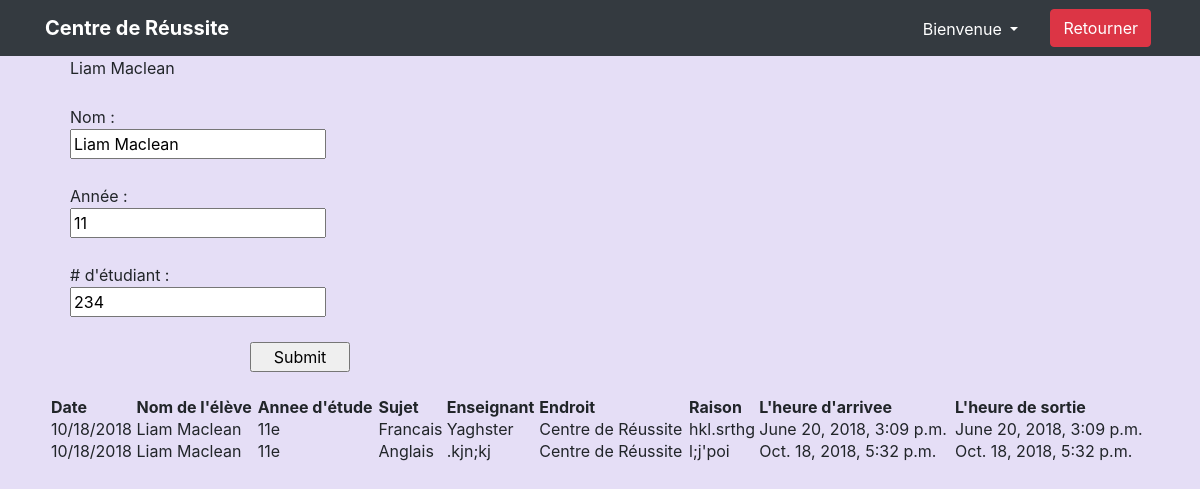
/panel/15/, run on the app's committed database.
### Home/models.py (models this page shows)
class Kid(models.Model):
	kid_name = models.CharField(max_length=40, default='None')
	kid_grade = models.IntegerField(default=7)
	kid_student_id = models.CharField(max_length=40, default='')
	time_entered = models.DateTimeField(auto_now=True)
	kid_signed_in = models.BooleanField(default=False)
	subject = models.CharField(max_length=40, default='None')
	place = models.CharField(max_length=40, default='None')
	reason = models.CharField(max_length=40, default='None')
	teacher_name = models.CharField(max_length=40, default='None')
	kid_field_names = ['kid_name', 'kid_grade', 'kid_student_id']

class SignIn(models.Model):
	kid_name = models.CharField(max_length=40, default='None')
	kid_grade = models.IntegerField(default=7)
	kid_id =  models.IntegerField(default=7)
	teacher_name = models.CharField(max_length=40, default='None')
	time_entered = models.DateTimeField(auto_now=True)
	time_left = models.DateTimeField(auto_now=True)
	currently_signed_in = models.BooleanField(default=True)
	subject = models.CharField(max_length=40, default='None')
	place = models.CharField(max_length=40, default='None')
	reason = models.CharField(max_length=40, default='None')

### adminpanel/views.py (the view, shortened to what this page needs)
# urls.py: url(r'panel/(?P<kid_id>[0-9]+)/$', views.details, name='detail'),
def details(request, kid_id):
	kid = get_object_or_404(Kid, id=kid_id)
	print([x.kid_id for x in SignIn.objects.all()])
	print(kid.id)
	print([x for x in SignIn.objects.all() if x.kid_id == kid.id])
	return render(request, 'adminpanel/details.html', {'kid' : kid,
		'sign_ins' : [x for x in SignIn.objects.all() if x.kid_id == kid.id]})

### adminpanel/templates/adminpanel/details.html (shortened to what this page needs)
<form method="POST" action="">
	<html lang="en">
	<head>
		<link href="https://maxcdn.bootstrapcdn.com/bootstrap/4.0.0/css/bootstrap.min.css" rel="stylesheet">
	</head>
	<body>
		<nav class="navbar navbar-expand-lg navbar-dark bg-dark fixed-top">
			<div class="container">
				<a class="navbar-brand" href="#"><b>Centre de Réussite</b></a>
				<div class="collapse navbar-collapse" id="navbarResponsive">
					<ul class="navbar-nav ml-auto">
						<li class="nav-item welcome-name">
							<div class="dropdown">
								<button class="btn btn-secondary dropdown-toggle" type="button" id="dropdownMenuButton" data-toggle="dropdown" aria-haspopup="true" aria-expanded="false">
					Bienvenue {{ name }}
				  </button>
							</div>
						</li>
						<li class="nav-item">
							<button style="margin-right: 4px" type="button" class="btn btn-danger" onclick="goBack()">Retourner</button>
						</li>
					</ul>
				</div>
			</div>
		</nav>
		<div class="student-field">
			{{kid.kid_name}}
		</div>
		<br>
		<div class="student-field">
			Nom : <br>
			<input name="kid_name" value="{{kid.kid_name}}">
		</div>
		<br>
		<div class="student-field">
			Année : <br>
			<input name="kid_grade" value="{{kid.kid_grade}}">
		</div>
		<br>
		<div class="student-field">
			# d'étudiant : <br>
			<input name="kid_student_id" value="{{kid.kid_student_id}}">
		</div>
		<br>
		<div style="margin-left: 200px;">
			<input type="submit" name="submit" style="width:100px;">
		</div>
		<br>
		<div role="tabpanel" class="tab-pane" id="Section2">
							<table style="width:100%">
								<tr>
									<th>Date</th>
									<th>Nom de l'élève</th>
									<th>Annee d'étude</th>
									<th>Sujet</th>
									<th>Enseignant</th>
									<th>Endroit</th>
									<th>Raison</th>
									<th>L'heure d'arrivee</th>
									<th>L'heure de sortie</th>
								</tr>
		{% for sign_in in sign_ins %}
								<tr>
									<td>
									</td>
									<td>{{sign_in.kid_name}}</td>
									<td>{{sign_in.kid_grade}}e</td>
									<td>{{sign_in.subject}}</td>
									<td>{{sign_in.teacher_name}}</td>
									<td>{{sign_in.place}}</td>
									<td>{{sign_in.reason}}</td>
									<td>{{sign_in.time_entered}}</td>
									<td>{{sign_in.time_left}}</td>
								</tr>
		 {% endfor %}
		 </table>
						</div>
	</body>
	<div class="footer" style="height: 50px;">
	</div>
	</body>
	</html>
</form>

### adminpanel/templates/adminpanel/details.html (style rules this page uses)
body { background: #e5def6 !important; padding: 50px; }
.nav-item { color: white; }
.welcome-name { margin-right: 20px; margin-top: 8px; }
.dropdown { margin-top: -6px; }
.dropdown-toggle, .dropdown-toggle { background: none !important; border: none !important; }
.student-field { margin-bottom: 1px; margin-left: 20px; }
body { padding-top: 54px; }
@media (min-width: 992px) { body { padding-top: 56px; } }

### data on the page
Kid: kid_name "Liam Maclean", kid_grade "11", kid_student_id "234"
SignIn: kid_name "Liam Maclean", kid_grade "11", subject "Francais", teacher_name "Yaghster", place "Centre de Réussite", reason "hkl.srthg", time_entered "June 20, 2018, 3:09 p.m.", time_left "June 20, 2018, 3:09 p.m."
SignIn: kid_name "Liam Maclean", kid_grade "11", subject "Anglais", teacher_name ".kjn;kj", place "Centre de Réussite", reason "l;j'poi", time_entered "Oct. 18, 2018, 5:32 p.m.", time_left "Oct. 18, 2018, 5:32 p.m."
